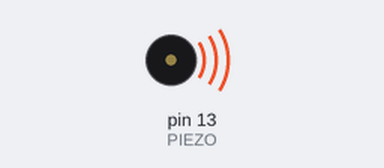
The sketch below on a simulated Arduino Uno, built with avr-gcc and run on an emulated ATmega328P. Parts: buzzer (waves = sounding).

Above: at 0.1 s.
Timing chart, 0 to 1.6 s (numbered marks = the images above):
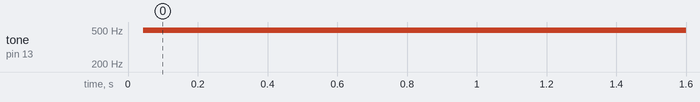

The sketch:

chap2_3_1.ino
```cpp
#define PIEZO 13
#define DELAY_TIME 1

void setup()
{
  pinMode(PIEZO, OUTPUT);
}

void loop()
{
  digitalWrite(PIEZO, HIGH);
  delay(DELAY_TIME);
  digitalWrite(PIEZO, LOW);
  delay(DELAY_TIME);
}
```

Measured:
- by itself, tone on pin 13 (PIEZO): silent → 496 Hz at 0.04 s
